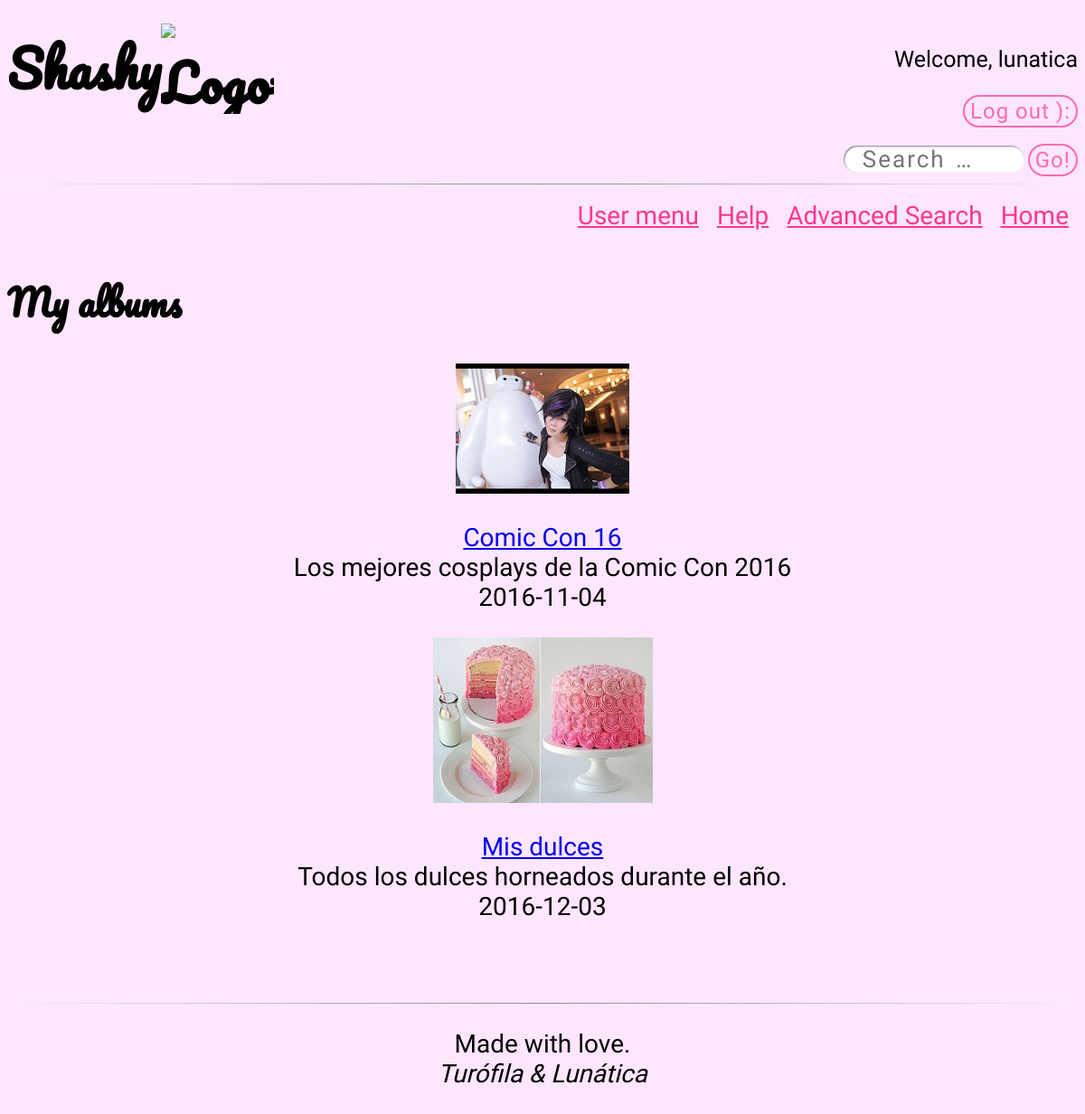
The page /misalbumes.php (signed in) on the database its author committed.
### tables this page shows
CREATE TABLE `albumes` (
  `IdAlbum` int(11) NOT NULL,
  `Titulo` text,
  `Descripcion` text,
  `Fecha` date DEFAULT NULL,
  `Pais` int(11) DEFAULT NULL,
  `Usuario` int(11) DEFAULT NULL,
  `Portada` text
);

### misalbumes.php (the view, shortened to what this page needs)
<!DOCTYPE html>
<?php include("head.php"); ?>
<body>
<br>
<?php include("header.php"); ?>
<?php
    if(isset($_SESSION['uname'])){
        $mysqli = @new mysqli('localhost', 'Pepe', 'pepe', 'pibd');
        $sentencia = 'SELECT IdAlbum, Titulo, Descripcion, Fecha, Portada FROM albumes where Usuario="' . $_COOKIE['IdUsuario'] . '"';
        if(!($resultado = $mysqli->query($sentencia))) {
            echo "<p>Error al ejecutar la sentencia <b>$sentencia</b>: ". $mysqli->error;
            echo "</p>";
            exit;
        }
        echo '<h2>My albums</h2>';
        while($fila = $resultado->fetch_assoc()) {
            echo '<section class="principales">';
            echo '<img src='. $fila['Portada'] .'><br>';
            echo '<p><a href="veralbum.php?idAlbum=' . $fila['IdAlbum'] . '">' . $fila['Titulo'] . '</a><br>';
            echo  $fila['Descripcion'];
            echo '<br>' . $fila['Fecha'] . '</br></p></section>';
            }
    }
    else{
        echo "<section class='principales'><p>You have to be logged to see your albums. Sorry.</p>
        <form action='login.php'><button type='submit'>Log in!</button></form>
        </section>";
    }
    ?>
</body>
<?php include("footer.php"); ?>
</html>

### PlantillaEstilo.css (style rules this page uses)
body { background-color: #ffe6ff; }
h2 { font-family: 'Pacifico', cursive; font-size: 40px; }
p { font-family: 'Amatic SC', cursive; font-size: 28px; }
section { text-align: right; }
.principales { text-align: center; }

### rows shown on the page
albumes: Portada (placeholder picture), Titulo "Comic Con 16", Descripcion "Los mejores cosplays de la Comic Con 2016", Fecha "2016-11-04"
albumes: Portada (picture), Titulo "Mis dulces", Descripcion "Todos los dulces horneados durante el año.", Fecha "2016-12-03"

### other values the page prints
$_SESSION['uname'] "lunatica"
